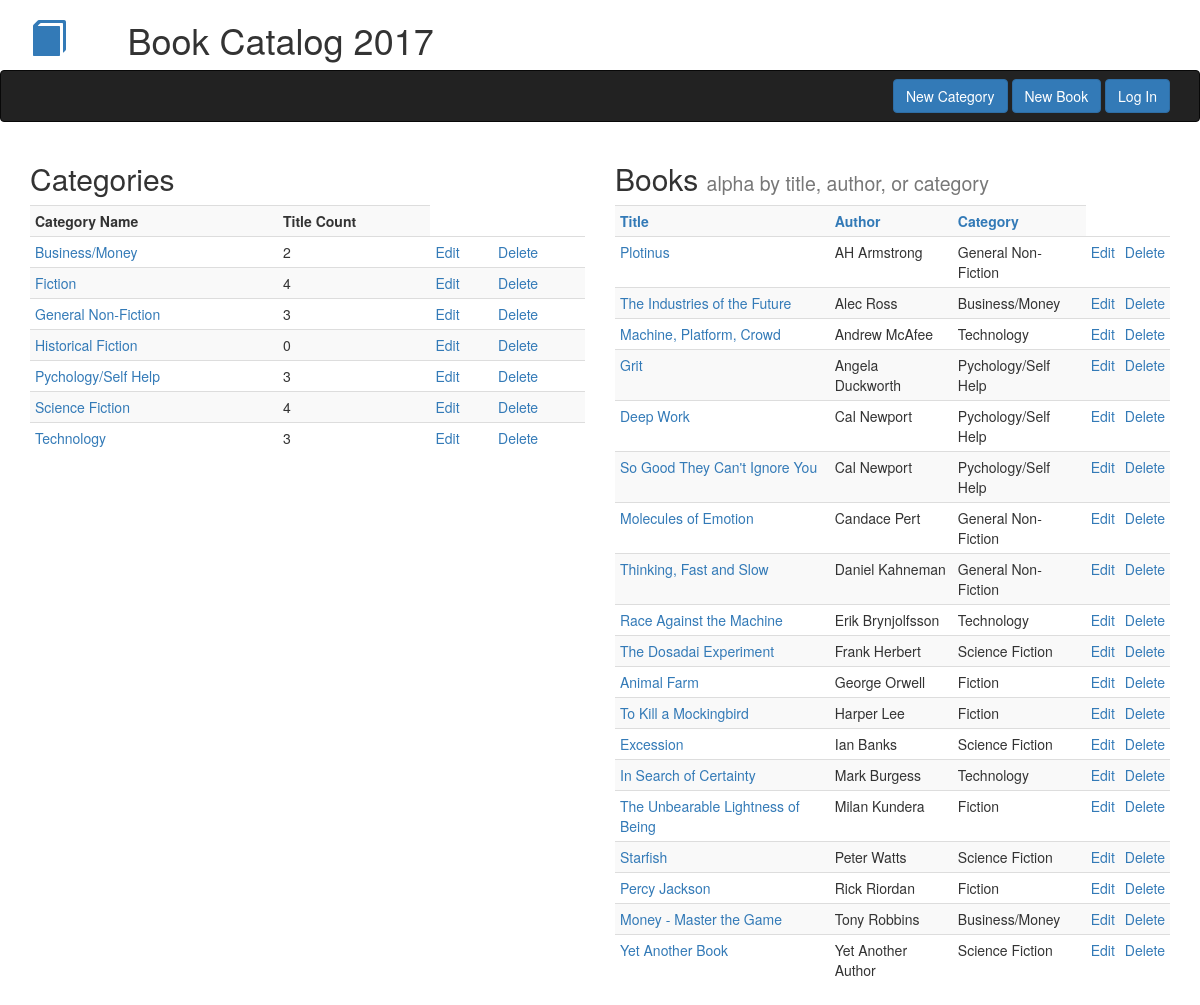
Page /author-sorted on the committed database.
### db_setup.py (models this page shows, shortened)
class Category(Base):
    __tablename__ = 'category'
    name = Column(String(80), nullable = False)
    id = Column(Integer, primary_key = True)

class Book(Base):
    __tablename__ = 'book'
    title = Column(String(80), nullable = False)
    id = Column(Integer, primary_key = True)
    subtitle = Column(String(250))
    author = Column(String(250), nullable = False)
    author2 = Column(String(250))
    description = Column(String(250))
    category_id = Column(Integer, ForeignKey('category.id'))
    category = relationship(Category)

### catalog.py (the view)
@app.route('/author-sorted')
def indexAuthorSorted():
    books = session.query(Book).order_by(Book.author)
    category_counts = (
        session.query(Category.name, Category.id, func.count(Book.title).label("count"))
        .outerjoin(Book, Category.id == Book.category_id)
        .group_by(Category.id)
        .order_by(Category.name)
        )
    return render_template('index.html',books = books, category_counts = category_counts)

### templates/index.html (shortened to what this page needs)
{% extends 'bootstrap/base.html' %}
{% block navbar %}{% include 'header_nav.html' %}{% endblock %}
{% block content %}
<div class='container'>
    <div class='row'>
        <div class='col-md-6'>
            <h2>Categories</h2>
            <table class='table table-striped table-condensed'>
            <th>Category Name</th><th>Title Count</th>
            {% for category in category_counts %}
                <tr><td><a href="{{ url_for('listBooksByCategory', category_id = category.id) }}">{{ category.name }}</a></td><td>{{ category.count }}<td><a href="{{ url_for('editCategory', category_id = category.id) }}"> Edit</a></td><td><a href="{{ url_for('deleteCategory', category_id = category.id) }}"> Delete</a></td></tr>
            {% endfor %}
            </table>
        </div>
        <div class='col-md-6'>
            <h2>Books <small>alpha by title, author, or category</small></h2>
            <table class='table table-striped table-condensed'>
            <th><a href="{{ url_for('indexPage') }}">Title</a></th><th><a href="{{ url_for('indexAuthorSorted') }}">Author</a></th><th><a href="{{ url_for('indexCategorySorted') }}">Category</a></th>
            {% for book in books %}
                <tr><td><a href="{{ url_for('singleBook', book_id = book.id) }}">{{ book.title }}</a></td><td>{{ book.author }}</td>
                {% for category in category_counts %}
                    {%  if category.id == book.category_id %}
                        <td>{{ category.name }}</td>
                    {% endif %}
                {% endfor %}
                <td><a href="{{ url_for('editBook', book_id = book.id) }}">Edit</a></td><td><a href="{{ url_for('deleteBook', book_id = book.id) }}">Delete</a></td></tr>
            {% endfor %}
            </table>
        </div>
    </div>
</div>
{% endblock %}

### rows in the picture
Category: name "Business/Money", count "2"
Category: name "Fiction", count "4"
Category: name "General Non-Fiction", count "3"
Category: name "Historical Fiction", count "0"
Category: name "Pychology/Self Help", count "3"
Category: name "Science Fiction", count "4"
Category: name "Technology", count "3"
Book: title "Plotinus", author "AH Armstrong"
Book: title "The Industries of the Future", author "Alec Ross"
Book: title "Machine, Platform, Crowd", author "Andrew McAfee"
Book: title "Grit", author "Angela Duckworth"
Book: title "Deep Work", author "Cal Newport"
Book: title "So Good They Can't Ignore You", author "Cal Newport"
Book: title "Molecules of Emotion", author "Candace Pert"
Book: title "Thinking, Fast and Slow", author "Daniel Kahneman"
Book: title "Race Against the Machine", author "Erik Brynjolfsson"
Book: title "The Dosadai Experiment", author "Frank Herbert"
Book: title "Animal Farm", author "George Orwell"
Book: title "To Kill a Mockingbird", author "Harper Lee"
Book: title "Excession", author "Ian Banks"
Book: title "In Search of Certainty", author "Mark Burgess"
Book: title "The Unbearable Lightness of Being", author "Milan Kundera"
Book: title "Starfish", author "Peter Watts"
Book: title "Percy Jackson", author "Rick Riordan"
Book: title "Money - Master the Game", author "Tony Robbins"
Book: title "Yet Another Book", author "Yet Another Author"
